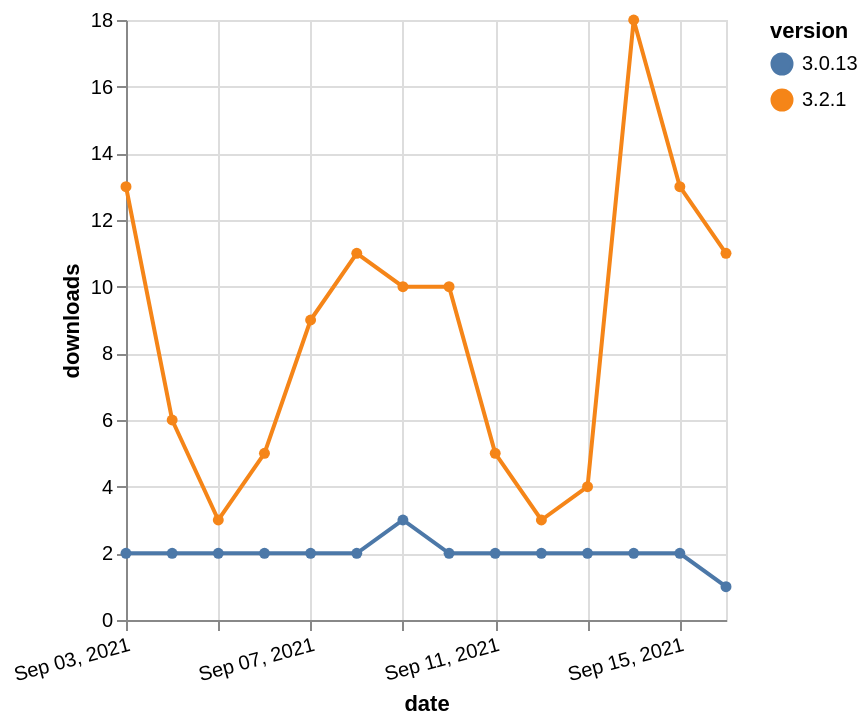

Vega-Lite specification stored for this chart:
### Vega-Lite specification from a JSON file in a GitHub repository (floating-point values rounded to 4 significant figures)
{"$schema": "https://vega.github.io/schema/vega-lite/v5.json", "description": "A simple bar chart with embedded data.", "data": {"values": [{"date": "2021-09-03", "total": 48755, "delta": 13, "version": "3.2.1"}, {"date": "2021-09-04", "total": 48761, "delta": 6, "version": "3.2.1"}, {"date": "2021-09-05", "total": 48764, "delta": 3, "version": "3.2.1"}, {"date": "2021-09-06", "total": 48769, "delta": 5, "version": "3.2.1"}, {"date": "2021-09-07", "total": 48778, "delta": 9, "version": "3.2.1"}, {"date": "2021-09-08", "total": 48789, "delta": 11, "version": "3.2.1"}, {"date": "2021-09-09", "total": 48799, "delta": 10, "version": "3.2.1"}, {"date": "2021-09-10", "total": 48809, "delta": 10, "version": "3.2.1"}, {"date": "2021-09-11", "total": 48814, "delta": 5, "version": "3.2.1"}, {"date": "2021-09-12", "total": 48817, "delta": 3, "version": "3.2.1"}, {"date": "2021-09-13", "total": 48821, "delta": 4, "version": "3.2.1"}, {"date": "2021-09-14", "total": 48839, "delta": 18, "version": "3.2.1"}, {"date": "2021-09-15", "total": 48852, "delta": 13, "version": "3.2.1"}, {"date": "2021-09-16", "total": 48863, "delta": 11, "version": "3.2.1"}, {"date": "2021-09-03", "total": 1979, "delta": 2, "version": "3.0.13"}, {"date": "2021-09-04", "total": 1981, "delta": 2, "version": "3.0.13"}, {"date": "2021-09-05", "total": 1983, "delta": 2, "version": "3.0.13"}, {"date": "2021-09-06", "total": 1985, "delta": 2, "version": "3.0.13"}, {"date": "2021-09-07", "total": 1987, "delta": 2, "version": "3.0.13"}, {"date": "2021-09-08", "total": 1989, "delta": 2, "version": "3.0.13"}, {"date": "2021-09-09", "total": 1992, "delta": 3, "version": "3.0.13"}, {"date": "2021-09-10", "total": 1994, "delta": 2, "version": "3.0.13"}, {"date": "2021-09-11", "total": 1996, "delta": 2, "version": "3.0.13"}, {"date": "2021-09-12", "total": 1998, "delta": 2, "version": "3.0.13"}, {"date": "2021-09-13", "total": 2000, "delta": 2, "version": "3.0.13"}, {"date": "2021-09-14", "total": 2002, "delta": 2, "version": "3.0.13"}, {"date": "2021-09-15", "total": 2004, "delta": 2, "version": "3.0.13"}, {"date": "2021-09-16", "total": 2005, "delta": 1, "version": "3.0.13"}]}, "width": "container", "mark": {"type": "line", "point": {"filled": true}}, "encoding": {"x": {"field": "date", "type": "temporal", "timeUnit": "yearmonthdate", "title": "date", "axis": {"labelAngle": -15}}, "y": {"field": "delta", "type": "quantitative", "title": "downloads"}, "color": {"field": "version", "type": "nominal"}, "tooltip": {"field": "delta"}}}
